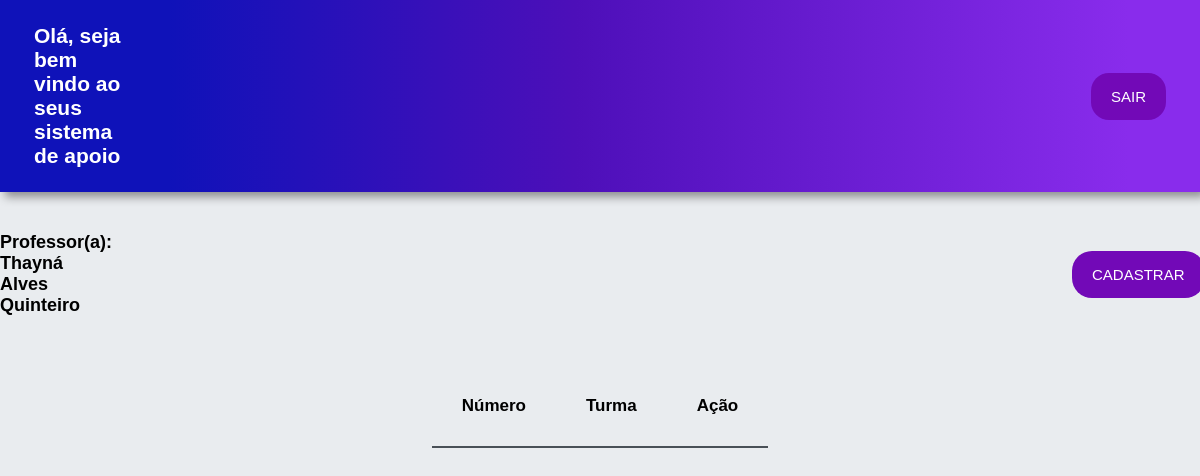
The page /lista_turma/4 on the database as committed earlier.
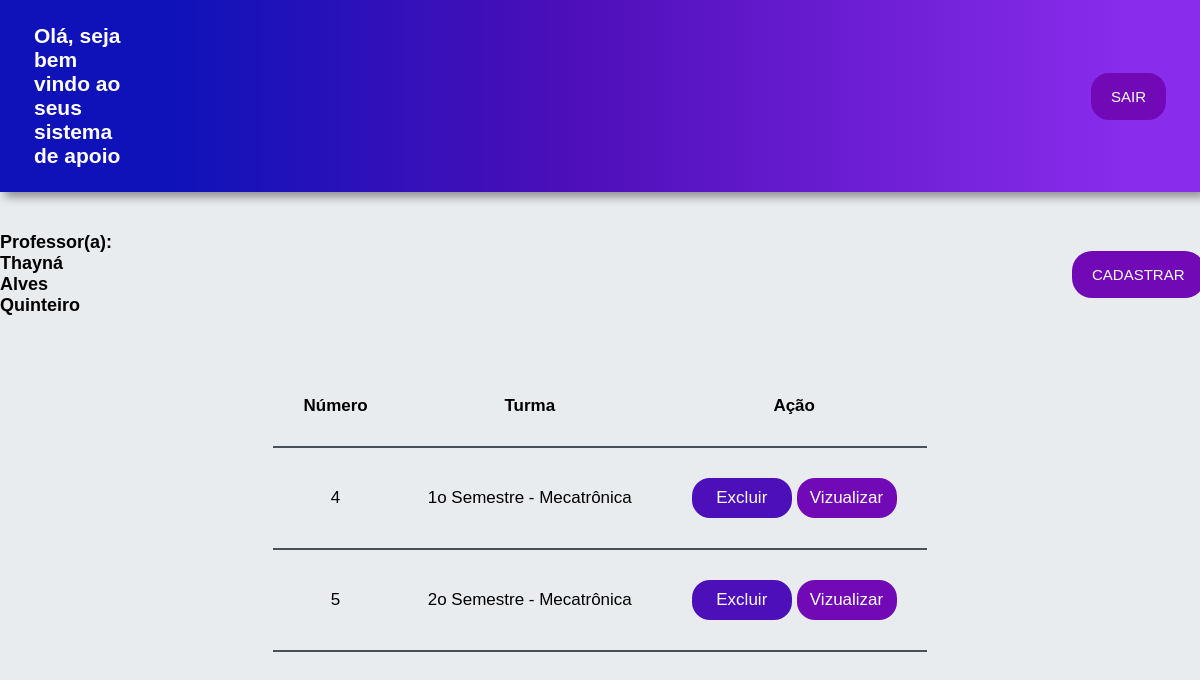
The same page on the database as committed later.
### App_Escola/models.py (models this page shows, shortened)
class Turma(models.Model):
    nome_turma = models.CharField(max_length=120)
    id_professor = models.ForeignKey(Professor, null=True, on_delete=models.PROTECT)

### App_Escola/views.py (the view)
# urls.py: path('lista_turma/<int:id_professor>', views.lista_turma, name='lista_turma'),
def lista_turma(request, id_professor):
    dados_professor = Professor.objects.filter(id=id_professor).values("nome", "id")
    usuario_logado = dados_professor[0]
    usuario_logado = usuario_logado['nome']
    id_logado = dados_professor[0]
    id_logado = id_logado['id']
    turmas_do_professor = Turma.objects.filter(id_professor=id_logado)
    return render(request, 'Page_professor.html',
                  {'usuario_logado': usuario_logado, 'turmas_do_professor': turmas_do_professor,
                   'id_logado': id_logado})

### App_Escola/templates/Page_professor.html (shortened to what this page needs)
{% load static %}
<!DOCTYPE html>
<html lang="pt-BR">
<head>
    <link rel="stylesheet" type="text/css" href="{% static 'css/professor.css' %}">
</head>
<body>
    <header>
        <nav>
            <div class="nav-bar">
                <h1>Olá, seja bem vindo ao seus sistema de apoio</h1>
                <button>SAIR</button>
            </div>
        </nav>
    </header>
    <main>
        <div class="titulos">
           <h3>Professor(a): {{usuario_logado}}</h3>
          <button type="submit" name="tela_cadastro"><a href="/cad_turma/{{id_logado}}" style="text-decoration: none; color: white;">CADASTRAR</a></button>
        </div>
        <div class="tabela">
            <table>
                <tr>
                    <th>Número</th>
                    <th>Turma</th>
                    <th>Ação</th>
                </tr>
                {% for igs in turmas_do_professor %}
                <tr>
                    <td>{{igs.id}}</td>
                    <td>{{igs.nome_turma}}</td>
                    <td>
                        <button id="exclude"><a href="javascript:valida_excluir({{igs.id}})" style="text-decoration: none; color: white;">Excluir</a></button>
                        <button id="view"><a href="{% url 'lista_atividade' id_selecionado=igs.id %}" style="text-decoration: none; color: white;">Vizualizar</a></button>
                    </td>
                </tr>
                {% endfor %}
            </table>
        </div>
    </main>
</body>
</body>
</html>

Rows that differ between the two databases and show on the page:
added Turma: id "4", nome_turma "1o Semestre - Mecatrônica"
added Turma: id "5", nome_turma "2o Semestre - Mecatrônica"
